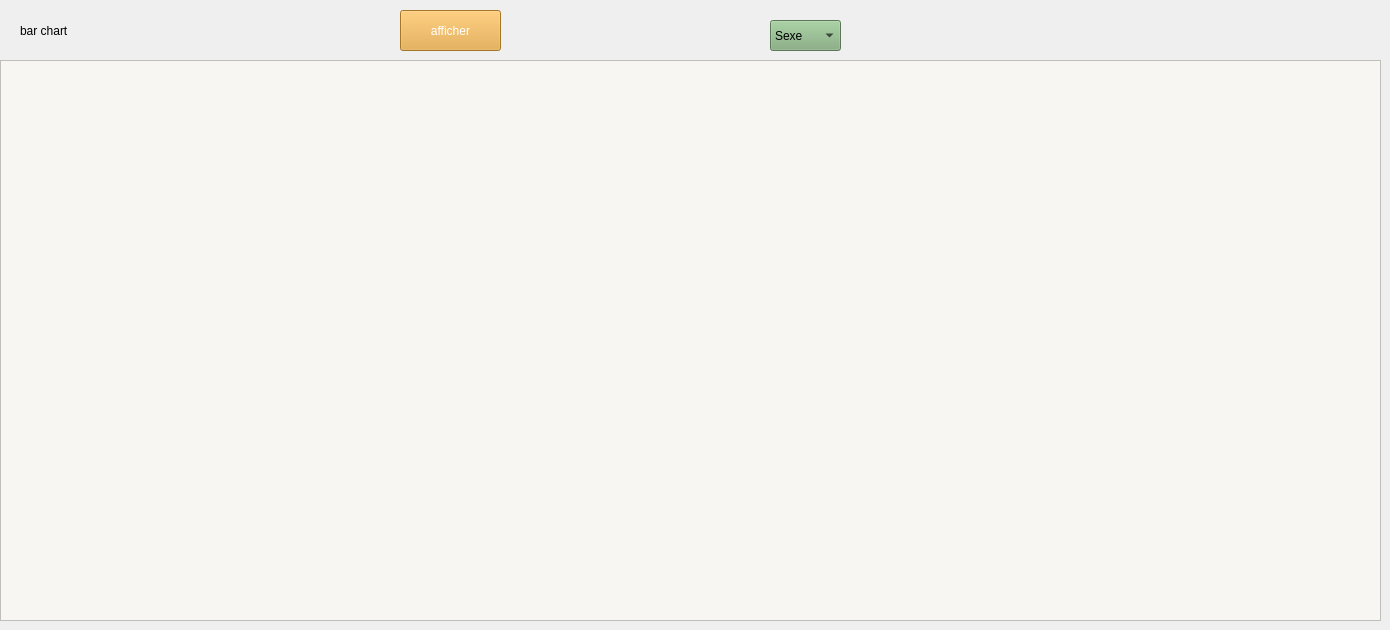
      <widget class="QWidget" name="tab_bar">
       <attribute name="title">
        <string>Tab 2</string>
       </attribute>
       <widget class="QGraphicsView" name="graphicsView_bar">
        <property name="geometry">
         <rect>
          <x>0</x>
          <y>60</y>
          <width>1381</width>
          <height>561</height>
         </rect>
        </property>
        <property name="styleSheet">
         <string notr="true">background-color: rgb(247, 246, 242);</string>
        </property>
       </widget>
       <widget class="QLabel" name="label_10">
        <property name="geometry">
         <rect>
          <x>20</x>
          <y>20</y>
          <width>61</width>
          <height>21</height>
         </rect>
        </property>
        <property name="text">
         <string>bar chart</string>
        </property>
       </widget>
       <widget class="QComboBox" name="comboBox_critere_bar">
        <property name="geometry">
         <rect>
          <x>770</x>
          <y>20</y>
          <width>71</width>
          <height>31</height>
         </rect>
        </property>
        <property name="styleSheet">
         <string notr="true">background-color: rgb(127, 170, 121);</string>
        </property>
        <item>
         <property name="text">
          <string>Sexe</string>
         </property>
        </item>
        <item>
         <property name="text">
          <string>Année</string>
         </property>
        </item>
        <item>
         <property name="text">
          <string>Adresse</string>
         </property>
        </item>
       </widget>
       <widget class="QPushButton" name="afficher_bar">
        <property name="geometry">
         <rect>
          <x>400</x>
          <y>10</y>
          <width>101</width>
          <height>41</height>
         </rect>
        </property>
        <property name="styleSheet">
         <string notr="true">QPushButton {
    background-color: #E6A537;
	color: rgb(255, 255, 255);
}

QPushButton:hover {
    background-color: rgb(127, 170, 121);
	color:  #E6A537;
	border-color: rgb(255, 170, 0);
}</string>
        </property>
        <property name="text">
         <string>afficher</string>
        </property>
       </widget>
      </widget>
